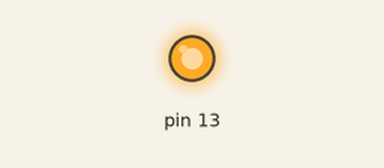
Simulated run of this sketch. Board: Arduino Uno, built with avr-gcc and run on an emulated ATmega328P. On the bench: output pins drawn as LEDs (lit = HIGH).

Above: at 0.5 s.
At 43.5 s:
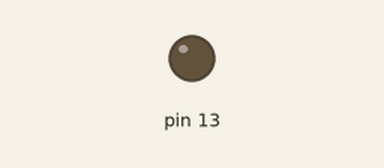
Timing chart, 0 to 54.6 s (numbered marks = the images above):
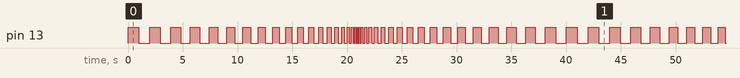

Measured:
- by itself, pin 13: moves between LOW and HIGH, repeating every 42.0 s
- by itself, everything shown: repeats every 42.0 s, in 80 steps

The sketch:

turnquickerandthenslower.ino
```cpp
void setup() {
  pinMode(13,OUTPUT);

}

void loop() {
  for(int x = 1000 ; x >= 50 ; x -= 50){
    digitalWrite(13,HIGH);
    delay(x);
    digitalWrite(13,LOW);
    delay(x);
  }
  for(int x = 50 ; x <= 1000 ; x += 50){
    digitalWrite(13,HIGH);
    delay(x);
    digitalWrite(13,LOW);
    delay(x);
}
}
```
